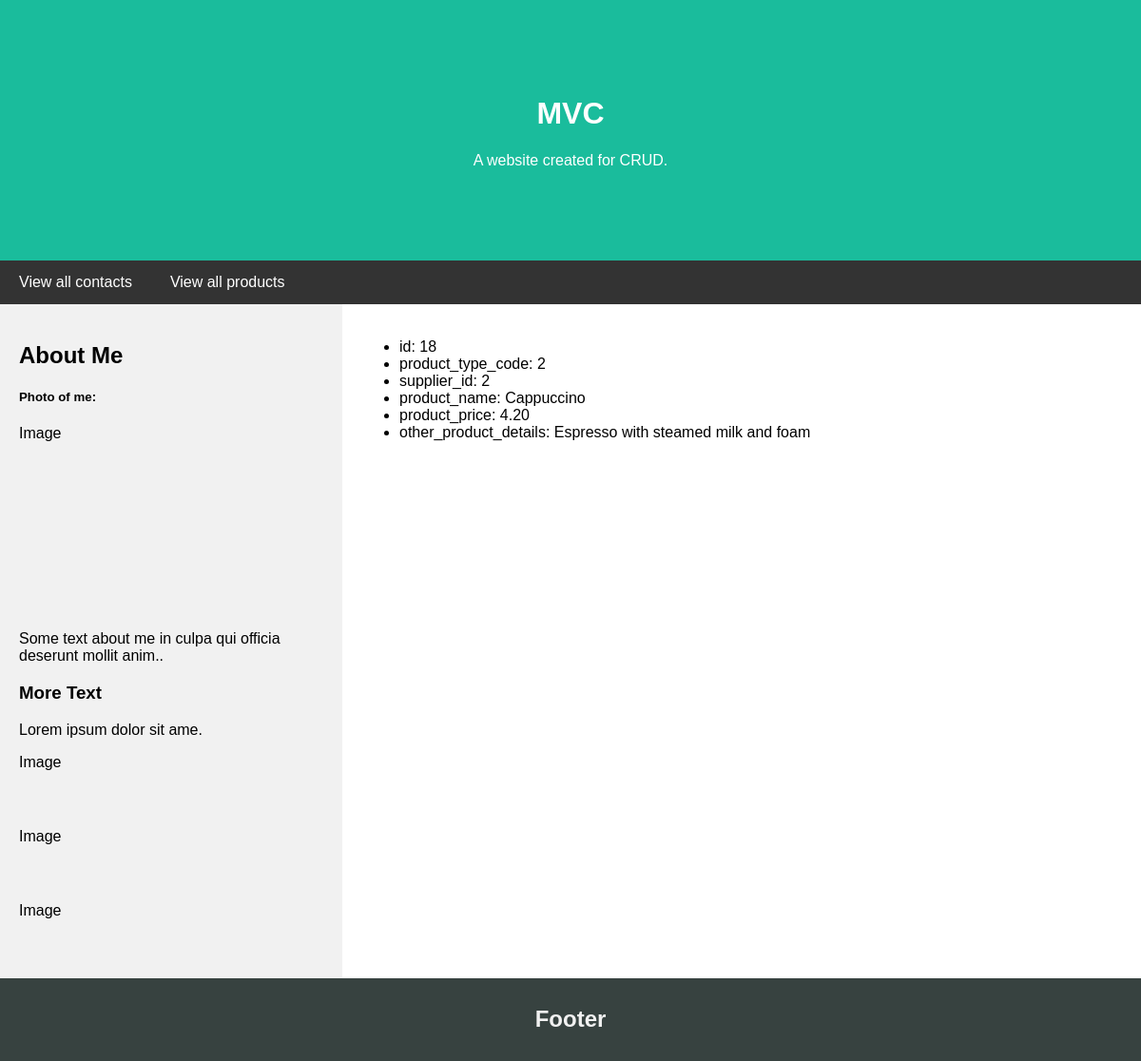
Page /?act=products&op=read&id=18 on the committed database.
### tables this page shows
CREATE TABLE `products` (
  `product_id` int(11) NOT NULL,
  `product_type_code` int(16) NOT NULL,
  `supplier_id` int(16) NOT NULL,
  `product_name` varchar(55) NOT NULL,
  `product_price` decimal(4,2) NOT NULL,
  `other_product_details` varchar(55) NOT NULL
);

### index.php (called while the page is built, shortened)
<?php
$controller = new MainController();
$controller->handleRequest();

### model/DataHandler.php (called while the page is built, shortened)
<?php
class DataHandler{
	public function __construct($host, $dbdriver, $dbname, $username, $password)
	{
		$this->host = $host;
		$this->dbdriver = $dbdriver;
		$this->dbname = $dbname;
		$this->username = $username;
		$this->password = $password;
		try {
			$this->dbh = new PDO("$this->dbdriver:host=$this->host;dbname=$this->dbname", $this->username, $this->password);
			$this->dbh->setAttribute(PDO::ATTR_ERRMODE, PDO::ERRMODE_EXCEPTION);
			return true;
		} catch (PDOException $e) {
			echo "Connection with ".$this->dbdriver." failed: ".$e->getMessage();
		}
	}
	public function readsData($sql){
		return $this->dbh->query($sql,PDO::FETCH_ASSOC);
	}
}
?>

### model/ProductsLogic.php (called while the page is built, shortened)
<?php
require_once 'model/DataHandler.php';
class ProductsLogic
    {
    public function __construct()
    {
        $this->DataHandler = new DataHandler("localhost", "mysql", "user_db", "root", "");
    }
    public function readProduct($product_id) {
        try {
            $sql = "SELECT * FROM Products WHERE product_id = " . $product_id;
            $result = $this->DataHandler->readsData($sql);
            return $result;
        } catch (Exception $e) {
            throw $e;
        }
    }
}
?>

### view/product.php (the view)
<?php require 'header.php'; ?>
<div class="row">
    <?php
    require 'sidebar.php';
    ?>
    <div class="main">
    <ul>
        <li>id: <?= $products['product_id'] ?></li>
        <li>product_type_code: <?= $products['product_type_code'] ?></li>
        <li>supplier_id: <?= $products['supplier_id'] ?></li>
        <li>product_name: <?= $products['product_name'] ?></li>
        <li>product_price: <?= $products['product_price'] ?></li>
        <li>other_product_details: <?= $products['other_product_details'] ?></li>
    </ul>
    </div>
</div>
<?php require 'footer.php' ?>

### css/style.css (style rules this page uses)
* { box-sizing: border-box; }
body { font-family: Arial, Helvetica, sans-serif; margin: 0; }
.main { flex: 70%; background-color: white; padding: 20px; }
.row { display: flex; flex-wrap: wrap; }

### rows in the picture
products: product_id "18", product_type_code "2", supplier "2", product_name "Cappuccino", product_price "4.20", other_product_details "Espresso with steamed milk and foam"
